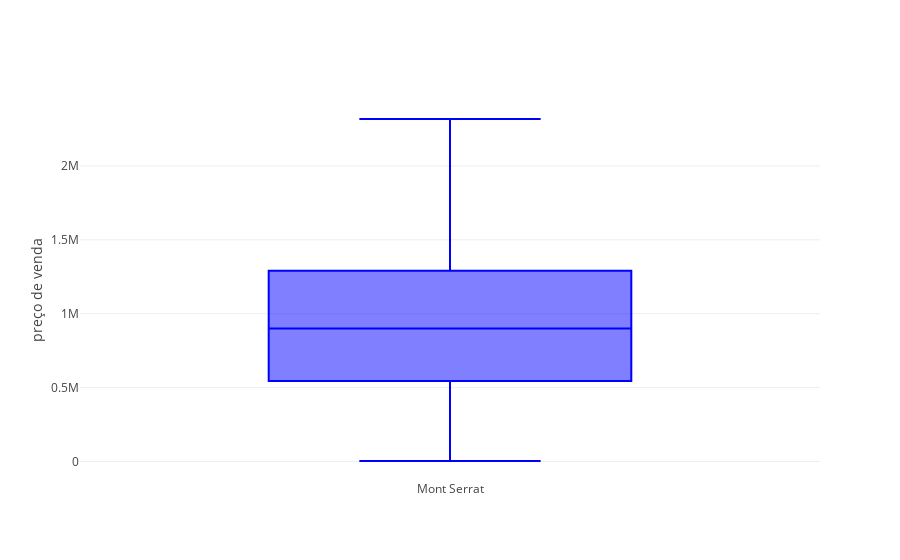

Write notebook code for a chart like this one.
### Code cell
import plotly.plotly as py
import plotly.graph_objs as go

x = df.district

trace0 = go.Box(
    y=df.price,
    x=x,
    name='kale',
    marker=dict(
        color='blue'
    )
)

data = [trace0]
layout = go.Layout(
    yaxis=dict(
        title='preço de venda',
        zeroline=False
    ),
    boxmode='group'
)

fig = go.Figure(data=data, layout=layout)
iplot(fig)

### Figure 1 — Plotly figure (JSON) as saved in the notebook; plotly's stock layout.template omitted (floating-point values rounded to 4 significant figures)
{"data": [{"marker": {"color": "blue"}, "name": "kale", "type": "box", "uid": "8a875c54-9cd9-11e8-8880-acde48001122", "x": ["Mont Serrat", "Mont Serrat", "Mont Serrat", "Mont Serrat", "Mont Serrat", "Mont Serrat", "Mont Serrat", "Mont Serrat", "Mont Serrat", "Mont Serrat", "Mont Serrat", "Mont Serrat", "Mont Serrat", "Mont Serrat", "Mont Serrat", "Mont Serrat", "Mont Serrat", "Mont Serrat", "Mont Serrat", "Mont Serrat", "Mont Serrat", "Mont Serrat", "Mont Serrat", "Mont Serrat", "Mont Serrat", "Mont Serrat", "Mont Serrat", "Mont Serrat", "Mont Serrat", "Mont Serrat", "Mont Serrat", "Mont Serrat", "Mont Serrat", "Mont Serrat", "Mont Serrat", "Mont Serrat", "Mont Serrat", "Mont Serrat", "Mont Serrat", "Mont Serrat", "Mont Serrat", "Mont Serrat", "Mont Serrat", "Mont Serrat"], "y": [950000, 475000, 900000, 502672, 590000, 940000, 495000, 512000, 450000, 3200, 571612, 565261, 1330000, 650000, 1296783, 658000, 1281704, 1033028, 1317674, 2317589, 768000, 1226000, 1950000, 770000, 1300000, 376467, 745000, 1260000, 1285000, 950000, 980000, 1400000, 980000, 850000, 1550000, 1650000, 900000, 1500000, 5900, 546755, 541261, 1370890, 483022, 4000]}], "layout": {"boxmode": "group", "yaxis": {"title": "preço de venda", "zeroline": false}}}
